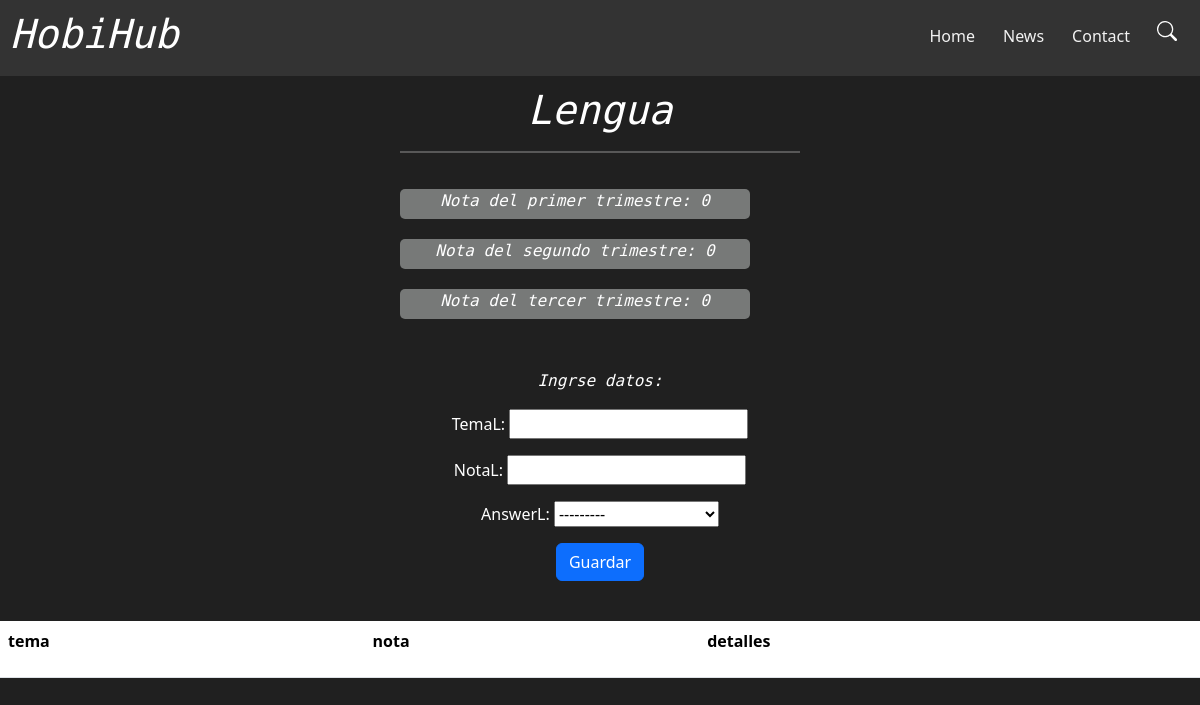
Before: /Iggy_App/lengua_form/ (signed in) with the older database file.
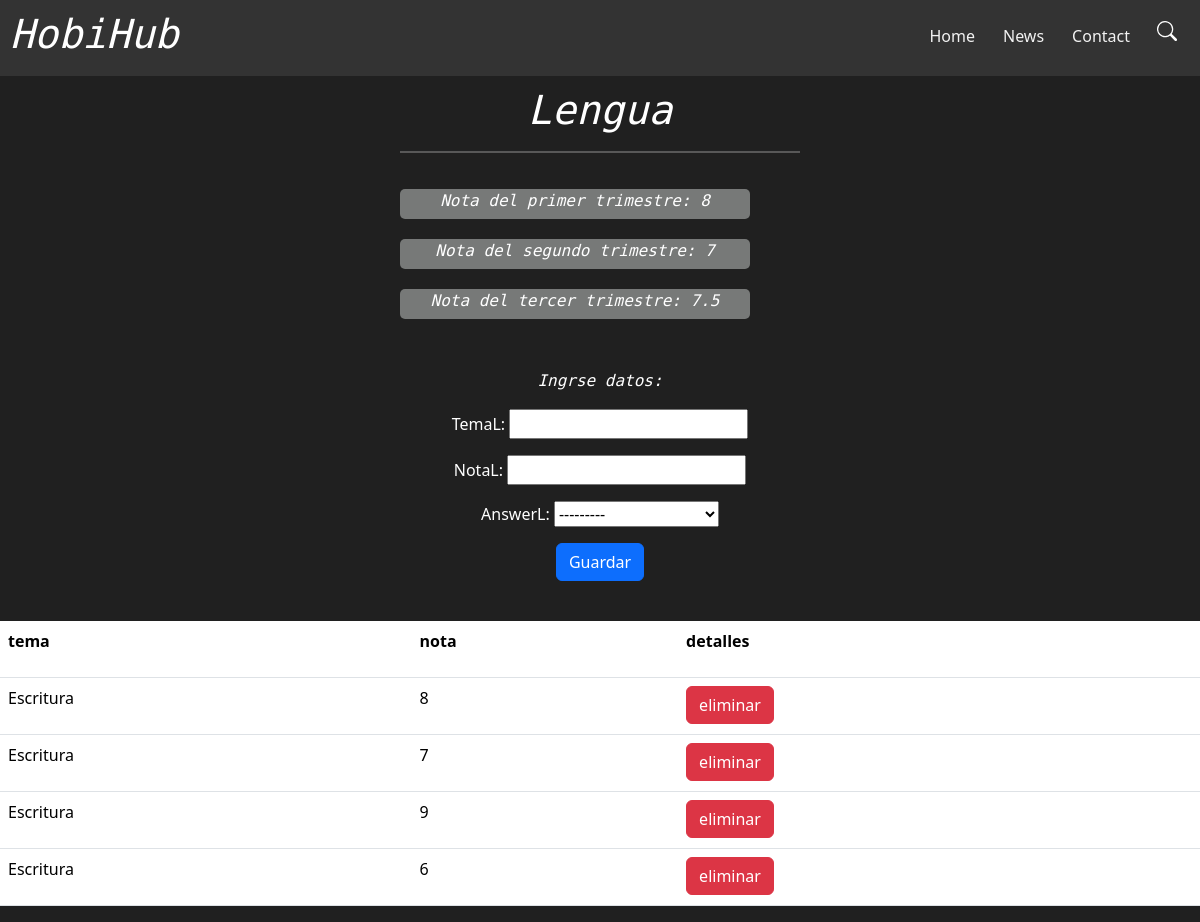
After: the same page with the newer database file.
### Iggy_App/models.py (models this page shows, shortened)
class Lengua(models.Model):
    QUESTION_CHOICES = [
        ('D', 'Primer Trimestre'),
        ('E', 'Segundo Trimestre'),
        ('F', 'Tercer Trimestre'),
    ]
    temaL = models.CharField(max_length = 100)
    notaL = models.IntegerField()
    answerL = models.CharField(max_length=1, choices=QUESTION_CHOICES)

### Iggy_App/views.py (the view)
# urls.py: path('lengua_form/', lengua_form, name="lengua_form"),
@login_required(login_url="login_view")
def lengua_form(request):
    if request.method == "POST":
        lengua_form = Form_Lengua(request.POST)
        if lengua_form.is_valid():
            lengua_form.save()
            return redirect("inicio")
    else:
        score_L = calculate_score(get_average_score_lengua("D"))
        score_Len_Seg = calculate_score(get_average_score_lengua("E"))
        score_Len_Ter = calculate_score(get_average_score_lengua("F"))
        list_l = Lengua.objects.all()
        lengua_form = Form_Lengua()
        return render(request, "Iggy_App/Data/lengua.html", {"form": lengua_form, "score_L": score_L, "score_Len_Seg": score_Len_Seg, "score_Len_Ter": score_Len_Ter, "list_l": list_l })

### Iggy_App/forms.py
class Form_Lengua(forms.ModelForm):
    class Meta:
        model = Lengua
        fields = "__all__"

### Iggy_App/views.py (called while the page is built)
def calculate_score(average):
        if average is None:
            return 0
        elif 5.75 <= average < 6.25:
            return 6
        elif 6.25 <= average < 6.75:
            return 6.5
        elif 6.75 <= average < 7.25:
            return 7
        elif 7.25 <= average < 7.75:
            return 7.5
        elif 7.75 <= average < 8.25:
            return 8
        elif 8.25 <= average < 8.75:
            return 8.5
        elif 8.75 <= average < 9.25:
            return 9
        elif 9.25 <= average < 9.75:
            return 9.5
        elif average >= 9.75:
            return 10
        return 0

def get_average_score_lengua(answerL):
    groupL = Lengua.objects.filter(answerL = answerL)
    avg_scoreL = groupL.aggregate(Avg('notaL'))['notaL__avg']
    return avg_scoreL

### Iggy_App/templates/Iggy_App/Data/lengua.html (shortened to what this page needs)
{% extends 'Iggy_App/Bases/First_Base.html' %}
{% load static %}
{%block content%}
<link rel="stylesheet" href="{% static 'Iggy_App\css\materias\materias.css' %}">
<body>
    <div id="navbar">
        <div class="logo">
            <h1 class="normal_text">HobiHub</h1>
        </div>
        <div>
            <a href="{% url 'inicio' %}">Home</a>
            <a href="#news">News</a>
            <a href="#contact">Contact</a>
            <button class="btn" type="button" data-bs-toggle="offcanvas" data-bs-target="#offcanvasExample"
                aria-controls="offcanvasExample">
                <svg xmlns="http://www.w3.org/2000/svg" width="20" height="20" fill="white" class="bi bi-search"
                    viewBox="0 0 16 16">
                    <path
                        d="M11.742 10.344a6.5 6.5 0 1 0-1.397 1.398h-.001q.044.06.098.115l3.85 3.85a1 1 0 0 0 1.415-1.414l-3.85-3.85a1 1 0 0 0-.115-.1zM12 6.5a5.5 5.5 0 1 1-11 0 5.5 5.5 0 0 1 11 0" />
                </svg>
            </button>
        </div>
    </div>
<div class="datashow">
    <div class="item-show">
        <div>
            <h1 class="normal_text"><center>Lengua</center></h1>
            <hr size="5" color="white" width="100%" align="center">
        </div>
        <div>
            <div class="muestra_nota">
                <center><p class="normal_text">Nota del primer trimestre: {{score_L}}</p></center>
            </div>
            <div class="muestra_nota">
                <center><p class="normal_text">Nota del segundo trimestre: {{score_Len_Seg}}</p></center>
            </div>
            <div class="muestra_nota">
                <center><p class="normal_text">Nota del tercer trimestre: {{score_Len_Ter}}</p></center>
            </div>
        </div>
    </div>
</div>
    <div class="data_enter">
        <center>
            <form action="" method="POST">
                <center>
                    <p class="normal_text">Ingrse datos:</p>
                </center>
                <center>{{form.as_p}}</center>
                <center><button type="submit" class="btn btn-primary"> Guardar</button></center>
            </form>
        </center>
    </div>
    <div>
        <table class="table">
                <tr>
                    <th class="th"><p class="normal_table">tema</p></th>
                    <th class="th"><p class="normal_table">nota</p></th>
                    <th class="th"><p class="normal_table">detalles</p></th>
                </tr>
            <tbody>
                {%for list_l in list_l%}
                <tr>
                    <td class="td"><p class="normal_table">{{list_l.temaL}}</p></td>
                    <td class="td"><p class="normal_table">{{list_l.notaL}}</p></td>
                    <td class="td"><a class="btn btn-danger" href="{% url 'lengua_form_delete' list_l.id%}">eliminar</a></td>
                    {% endfor %}
            </tbody>
        </table>
    </div>
</body>
{% endblock %}

Changed rows visible on the page:
added Lengua: temaL "Escritura", notaL "8"
added Lengua: temaL "Escritura", notaL "7"
added Lengua: temaL "Escritura", notaL "9"
added Lengua: temaL "Escritura", notaL "6"
Other visible differences:
{{ score_L }}: "0" → "8"
{{ score_Len_Seg }}: "0" → "7"
{{ score_Len_Ter }}: "0" → "7.5"
